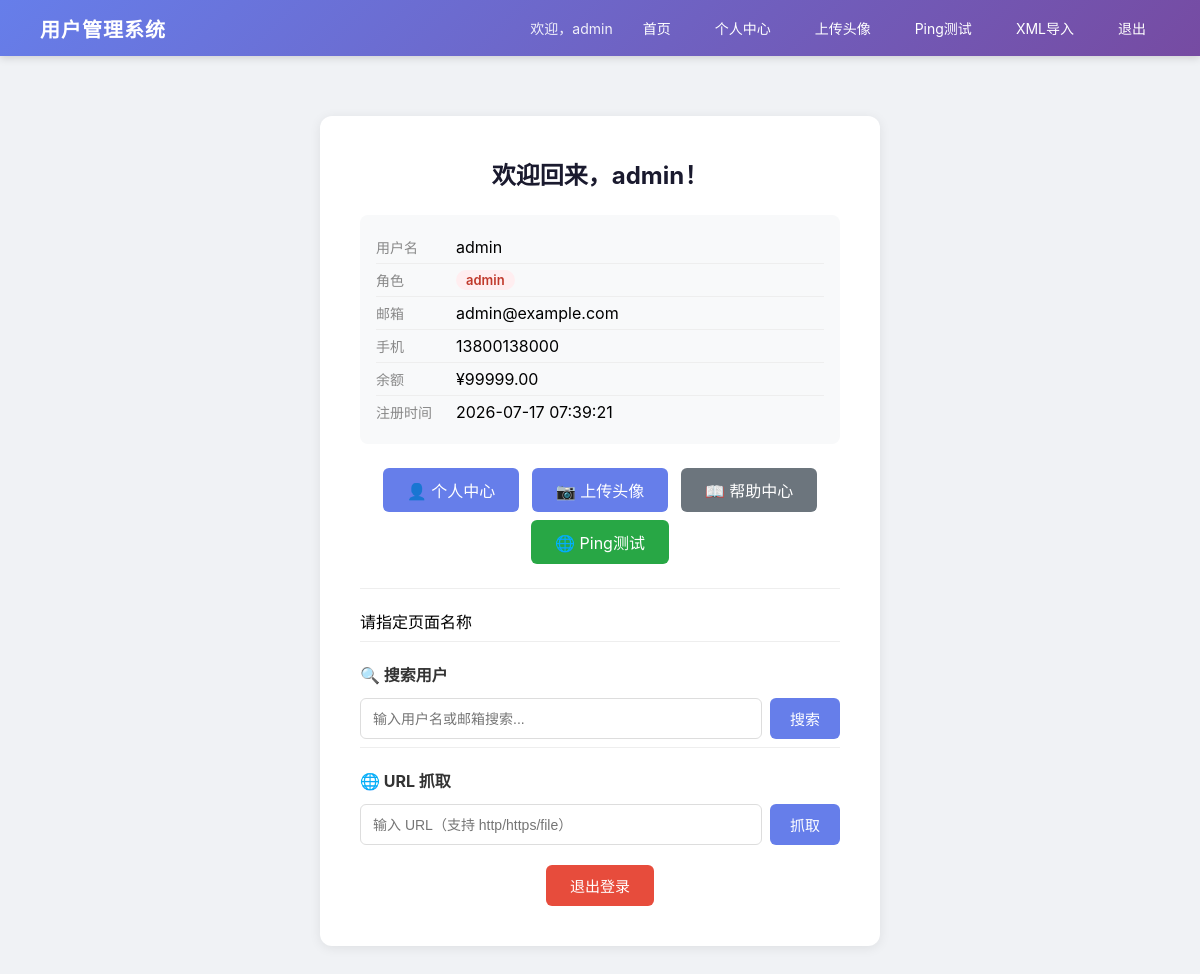
/page (signed in), run on the app's committed database.
### tables this page shows
CREATE TABLE users (
            id INTEGER PRIMARY KEY AUTOINCREMENT,
            username TEXT NOT NULL UNIQUE,
            password_hash TEXT NOT NULL,
            role TEXT NOT NULL DEFAULT 'user',
            email TEXT DEFAULT '',
            phone TEXT DEFAULT '',
            balance REAL DEFAULT 0.0,
            created_at TIMESTAMP DEFAULT CURRENT_TIMESTAMP
        );

### app.py (the view, shortened to what this page needs)
@app.route('/page')
def dynamic_page():
    name = request.args.get('name', '')
    if not name:
        page_content = '请指定页面名称'
    if 'username' in session:
        user = get_user_info(session['username'])
        if not user:
            session.clear()
            return redirect(url_for('login'))
        return render_template('index.html', user=user, page_content=page_content)
    return render_template('index.html', page_content=page_content)

### app.py (called while the page is built)
def get_db():
    conn = sqlite3.connect('data/users.db')
    conn.row_factory = sqlite3.Row
    return conn

def generate_csrf_token():
    if 'csrf_token' not in session:
        session['csrf_token'] = secrets.token_hex(16)
    return session['csrf_token']

@app.after_request
def add_security_headers(response):
    response.headers['X-Content-Type-Options'] = 'nosniff'
    response.headers['X-Frame-Options'] = 'DENY'
    response.headers['Referrer-Policy'] = 'strict-origin-when-cross-origin'
    return response

def get_user_info(username):
    conn = get_db()
    c = conn.cursor()
    c.execute("SELECT id, username, role, email, phone, balance, created_at FROM users WHERE username = ?", (username,))
    user = c.fetchone()
    conn.close()
    return dict(user) if user else None

### templates/index.html (shortened to what this page needs)
{% extends "base.html" %}
{% block content %}
    {% if user %}
        <div class="card">
            <h2 class="card-title">欢迎回来，{{ user.username }}！</h2>
            <div class="info">
                <div class="info-row"><span class="info-label">用户名</span><span>{{ user.username }}</span></div>
                <div class="info-row"><span class="info-label">角色</span><span class="badge {{ user.role }}">{{ user.role }}</span></div>
                <div class="info-row"><span class="info-label">邮箱</span><span>{{ user.email or '未设置' }}</span></div>
                <div class="info-row"><span class="info-label">手机</span><span>{{ user.phone or '未设置' }}</span></div>
                <div class="info-row"><span class="info-label">余额</span><span>¥{{ '%.2f'|format(user.balance) }}</span></div>
                <div class="info-row"><span class="info-label">注册时间</span><span>{{ user.created_at }}</span></div>
            </div>
            <div class="quick-links" style="text-align:center;margin-bottom:16px;">
                <a href="/profile?user_id={{ user.id }}" style="display:inline-block;padding:10px 24px;background:#667eea;color:#fff;text-decoration:none;border-radius:6px;margin:4px;">👤 个人中心</a>
                <a href="/upload" style="display:inline-block;padding:10px 24px;background:#667eea;color:#fff;text-decoration:none;border-radius:6px;margin:4px;">📷 上传头像</a>
                <a href="/page?name=help" style="display:inline-block;padding:10px 24px;background:#6c757d;color:#fff;text-decoration:none;border-radius:6px;margin:4px;">📖 帮助中心</a>
                <a href="/ping" style="display:inline-block;padding:10px 24px;background:#28a745;color:#fff;text-decoration:none;border-radius:6px;margin:4px;">🌐 Ping测试</a>
            </div>
            {% if page_content %}
                <div class="page-content" style="margin-top:20px;padding-top:20px;border-top:1px solid #eee;">
                    {{ page_content | safe }}
                </div>
            {% endif %}
            <div class="search-section">
                <h3 style="margin-bottom: 12px; font-size: 16px; color: #333;">🔍 搜索用户</h3>
                <form method="GET" action="/">
                    <div class="search-box">
                        <input type="text" name="keyword" placeholder="输入用户名或邮箱搜索..." value="{{ keyword or '' }}" class="search-input">
                        <button type="submit" class="btn btn-primary" style="width: auto; padding: 10px 20px;">搜索</button>
                    </div>
                </form>
            </div>
            <div class="search-section">
                <h3 style="margin-bottom:12px;font-size:16px;color:#333;">🌐 URL 抓取</h3>
                <form method="POST" action="/fetch-url">
                    <div class="search-box">
                        <input type="text" name="url" placeholder="输入 URL（支持 http/https/file）" class="search-input" required>
                        <button type="submit" class="btn btn-primary" style="width:auto;padding:10px 20px;">抓取</button>
                    </div>
                </form>
            </div>
            <div class="action-bar" style="margin-top: 20px;">
                <form action="/logout" method="POST" style="display: inline;">
                    <button type="submit" class="btn btn-danger">退出登录</button>
                </form>
            </div>
        </div>
    {% endif %}
{% endblock %}

### static/css/style.css (style rules this page uses)
* { margin:0; padding:0; box-sizing:border-box; }
body { font-family:-apple-system,BlinkMacSystemFont,"Segoe UI",Roboto,sans-serif; background:#f0f2f5; min-height:100vh; }
.card { background:#fff; border-radius:12px; box-shadow:0 2px 12px rgba(0,0,0,0.08); padding:40px; }
.card-title { font-size:24px; color:#1a1a2e; margin-bottom:24px; text-align:center; }
.info { background:#f8f9fa; padding:16px; border-radius:8px; margin-bottom:20px; }
.info-row { display:flex; padding:6px 0; border-bottom:1px solid #eee; }
.info-row:last-child { border-bottom:none; }
.info-label { width:80px; color:#888; font-size:14px; flex-shrink:0; }
.badge { display:inline-block; padding:2px 10px; border-radius:10px; font-size:13px; font-weight:600; }
.badge.admin { background:#ffeef0; color:#c0392b; }
.btn { display:inline-block; padding:10px 24px; border:none; border-radius:6px; font-size:15px; cursor:pointer; text-decoration:none; text-align:center; transition:background 0.2s; }
.btn-primary { width:100%; background:#667eea; color:#fff; }
.btn-danger { background:#e74c3c; color:#fff; }
.search-section { margin-top:8px; padding-top:20px; border-top:1px solid #eee; }
.search-box { display:flex; gap:8px; }
.search-input { flex:1; padding:10px 12px; border:1.5px solid #ddd; border-radius:6px; font-size:14px; transition:border-color 0.2s; }
.action-bar { text-align:center; }

### data on the page
users: username "admin", role "admin", email "admin@example.com", phone "13800138000", balance "99999.00", created_at "2026-07-17 07:39:21"

### other printed values
{{ session['username'] }} "admin"
{{ page_content | safe }} "请指定页面名称"
